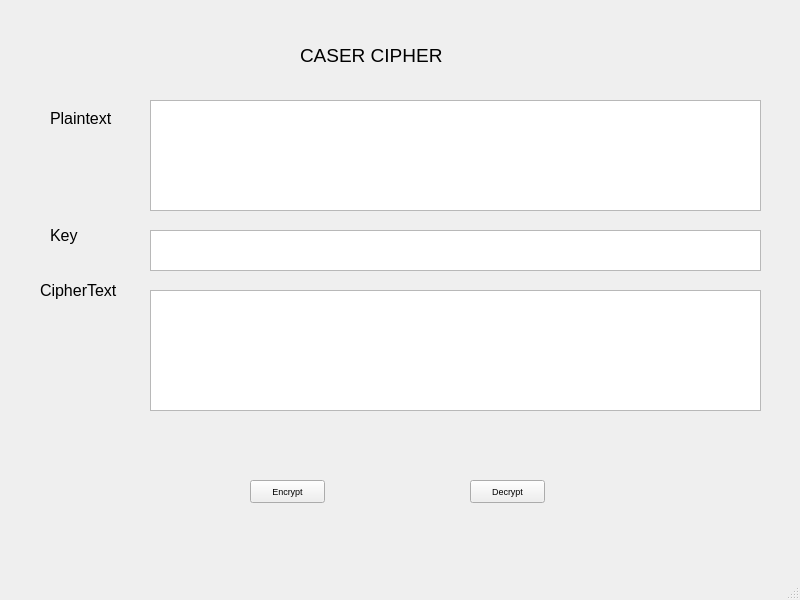
<?xml version="1.0" encoding="UTF-8"?>
<ui version="4.0">
 <class>MainWindow</class>
 <widget class="QMainWindow" name="MainWindow">
  <property name="geometry">
   <rect>
    <x>0</x>
    <y>0</y>
    <width>800</width>
    <height>600</height>
   </rect>
  </property>
  <property name="font">
   <font>
    <pointsize>7</pointsize>
   </font>
  </property>
  <property name="windowTitle">
   <string>MainWindow</string>
  </property>
  <widget class="QWidget" name="centralwidget">
   <widget class="QLabel" name="label">
    <property name="geometry">
     <rect>
      <x>300</x>
      <y>40</y>
      <width>181</width>
      <height>31</height>
     </rect>
    </property>
    <property name="minimumSize">
     <size>
      <width>0</width>
      <height>0</height>
     </size>
    </property>
    <property name="baseSize">
     <size>
      <width>0</width>
      <height>0</height>
     </size>
    </property>
    <property name="font">
     <font>
      <pointsize>14</pointsize>
     </font>
    </property>
    <property name="text">
     <string>CASER CIPHER</string>
    </property>
   </widget>
   <widget class="QLabel" name="label_2">
    <property name="geometry">
     <rect>
      <x>50</x>
      <y>110</y>
      <width>71</width>
      <height>16</height>
     </rect>
    </property>
    <property name="font">
     <font>
      <pointsize>12</pointsize>
     </font>
    </property>
    <property name="text">
     <string>Plaintext</string>
    </property>
   </widget>
   <widget class="QLabel" name="label_3">
    <property name="geometry">
     <rect>
      <x>50</x>
      <y>220</y>
      <width>71</width>
      <height>31</height>
     </rect>
    </property>
    <property name="font">
     <font>
      <pointsize>12</pointsize>
     </font>
    </property>
    <property name="text">
     <string>Key</string>
    </property>
   </widget>
   <widget class="QLabel" name="label_4">
    <property name="geometry">
     <rect>
      <x>40</x>
      <y>280</y>
      <width>81</width>
      <height>21</height>
     </rect>
    </property>
    <property name="font">
     <font>
      <pointsize>12</pointsize>
     </font>
    </property>
    <property name="text">
     <string>CipherText</string>
    </property>
   </widget>
   <widget class="QPlainTextEdit" name="txt_plain_text">
    <property name="geometry">
     <rect>
      <x>150</x>
      <y>100</y>
      <width>611</width>
      <height>111</height>
     </rect>
    </property>
   </widget>
   <widget class="QPlainTextEdit" name="txt_cipher_text">
    <property name="geometry">
     <rect>
      <x>150</x>
      <y>290</y>
      <width>611</width>
      <height>121</height>
     </rect>
    </property>
   </widget>
   <widget class="QPushButton" name="btn_encrypt">
    <property name="geometry">
     <rect>
      <x>250</x>
      <y>480</y>
      <width>75</width>
      <height>23</height>
     </rect>
    </property>
    <property name="text">
     <string>Encrypt</string>
    </property>
   </widget>
   <widget class="QPushButton" name="btn_decrypt">
    <property name="geometry">
     <rect>
      <x>470</x>
      <y>480</y>
      <width>75</width>
      <height>23</height>
     </rect>
    </property>
    <property name="text">
     <string>Decrypt</string>
    </property>
   </widget>
   <widget class="QPlainTextEdit" name="txt_key">
    <property name="geometry">
     <rect>
      <x>150</x>
      <y>230</y>
      <width>611</width>
      <height>41</height>
     </rect>
    </property>
   </widget>
  </widget>
  <widget class="QMenuBar" name="menubar">
   <property name="geometry">
    <rect>
     <x>0</x>
     <y>0</y>
     <width>800</width>
     <height>18</height>
    </rect>
   </property>
  </widget>
  <widget class="QStatusBar" name="statusbar"/>
 </widget>
 <resources/>
 <connections/>
</ui>
